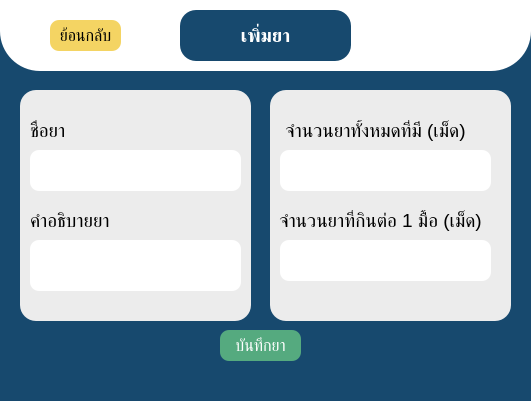
<?xml version="1.0" encoding="UTF-8"?>
<ui version="4.0">
 <class>Add_drug</class>
 <widget class="QMainWindow" name="Add_drug">
  <property name="geometry">
   <rect>
    <x>0</x>
    <y>0</y>
    <width>531</width>
    <height>401</height>
   </rect>
  </property>
  <property name="windowTitle">
   <string>เพิ่มยา</string>
  </property>
  <property name="styleSheet">
   <string notr="true">
background-color: rgb(23, 73, 110);</string>
  </property>
  <widget class="QWidget" name="centralwidget">
   <widget class="QFrame" name="frame">
    <property name="geometry">
     <rect>
      <x>0</x>
      <y>-60</y>
      <width>531</width>
      <height>131</height>
     </rect>
    </property>
    <property name="styleSheet">
     <string notr="true">border-radius: 40px;
background-color: rgb(255, 255, 255);</string>
    </property>
    <property name="frameShape">
     <enum>QFrame::StyledPanel</enum>
    </property>
    <property name="frameShadow">
     <enum>QFrame::Raised</enum>
    </property>
    <widget class="QLabel" name="label">
     <property name="geometry">
      <rect>
       <x>180</x>
       <y>70</y>
       <width>171</width>
       <height>51</height>
      </rect>
     </property>
     <property name="font">
      <font>
       <pointsize>14</pointsize>
       <weight>75</weight>
       <bold>true</bold>
      </font>
     </property>
     <property name="styleSheet">
      <string notr="true">border-radius: 16px;
color: rgb(255, 255, 255);
background-color: rgb(23, 73, 110);</string>
     </property>
     <property name="frameShape">
      <enum>QFrame::Box</enum>
     </property>
     <property name="lineWidth">
      <number>1</number>
     </property>
     <property name="text">
      <string>เพิ่มยา</string>
     </property>
     <property name="textFormat">
      <enum>Qt::AutoText</enum>
     </property>
     <property name="scaledContents">
      <bool>false</bool>
     </property>
     <property name="alignment">
      <set>Qt::AlignCenter</set>
     </property>
     <property name="wordWrap">
      <bool>true</bool>
     </property>
    </widget>
    <widget class="QPushButton" name="add_back_pushButton">
     <property name="geometry">
      <rect>
       <x>50</x>
       <y>80</y>
       <width>71</width>
       <height>31</height>
      </rect>
     </property>
     <property name="font">
      <font>
       <pointsize>12</pointsize>
      </font>
     </property>
     <property name="styleSheet">
      <string notr="true">border-radius: 9px;
color: rgb(0, 0, 0);
border-color:rgb(0, 0, 0);
background-color: rgb(244, 212, 99);</string>
     </property>
     <property name="text">
      <string>ย้อนกลับ</string>
     </property>
    </widget>
   </widget>
   <widget class="QFrame" name="frame_2">
    <property name="geometry">
     <rect>
      <x>20</x>
      <y>90</y>
      <width>231</width>
      <height>231</height>
     </rect>
    </property>
    <property name="styleSheet">
     <string notr="true">border-radius: 16px;
background-color: rgb(236, 236, 236);</string>
    </property>
    <property name="frameShape">
     <enum>QFrame::StyledPanel</enum>
    </property>
    <property name="frameShadow">
     <enum>QFrame::Raised</enum>
    </property>
    <widget class="QLabel" name="drugName_label">
     <property name="geometry">
      <rect>
       <x>10</x>
       <y>30</y>
       <width>101</width>
       <height>21</height>
      </rect>
     </property>
     <property name="font">
      <font>
       <pointsize>14</pointsize>
      </font>
     </property>
     <property name="text">
      <string>ชื่อยา</string>
     </property>
    </widget>
    <widget class="QTextEdit" name="textEdit">
     <property name="geometry">
      <rect>
       <x>10</x>
       <y>60</y>
       <width>211</width>
       <height>41</height>
      </rect>
     </property>
     <property name="font">
      <font>
       <pointsize>10</pointsize>
      </font>
     </property>
     <property name="styleSheet">
      <string notr="true">border-radius: 9px;
color: rgb(0, 0, 0);
border-color: rgb(0, 0, 0);
background-color: rgb(255, 255, 255);</string>
     </property>
     <property name="frameShape">
      <enum>QFrame::Box</enum>
     </property>
     <property name="frameShadow">
      <enum>QFrame::Plain</enum>
     </property>
    </widget>
    <widget class="QLabel" name="drugDescribe_label">
     <property name="geometry">
      <rect>
       <x>10</x>
       <y>120</y>
       <width>131</width>
       <height>21</height>
      </rect>
     </property>
     <property name="font">
      <font>
       <pointsize>14</pointsize>
      </font>
     </property>
     <property name="text">
      <string>คำอธิบายยา</string>
     </property>
    </widget>
    <widget class="QTextEdit" name="textEdit_2">
     <property name="geometry">
      <rect>
       <x>10</x>
       <y>150</y>
       <width>211</width>
       <height>51</height>
      </rect>
     </property>
     <property name="font">
      <font>
       <pointsize>10</pointsize>
      </font>
     </property>
     <property name="styleSheet">
      <string notr="true">border-radius: 9px;
color: rgb(0, 0, 0);
border-color: rgb(0, 0, 0);
background-color: rgb(255, 255, 255);</string>
     </property>
     <property name="frameShape">
      <enum>QFrame::Box</enum>
     </property>
     <property name="frameShadow">
      <enum>QFrame::Plain</enum>
     </property>
    </widget>
   </widget>
   <widget class="QFrame" name="frame_3">
    <property name="geometry">
     <rect>
      <x>270</x>
      <y>90</y>
      <width>241</width>
      <height>231</height>
     </rect>
    </property>
    <property name="styleSheet">
     <string notr="true">border-radius: 16px;
background-color: rgb(236, 236, 236);</string>
    </property>
    <property name="frameShape">
     <enum>QFrame::StyledPanel</enum>
    </property>
    <property name="frameShadow">
     <enum>QFrame::Raised</enum>
    </property>
    <widget class="QLabel" name="drugAll_label">
     <property name="geometry">
      <rect>
       <x>-20</x>
       <y>30</y>
       <width>251</width>
       <height>21</height>
      </rect>
     </property>
     <property name="font">
      <font>
       <pointsize>14</pointsize>
      </font>
     </property>
     <property name="text">
      <string>จำนวนยาทั้งหมดที่มี (เม็ด)</string>
     </property>
     <property name="alignment">
      <set>Qt::AlignCenter</set>
     </property>
    </widget>
    <widget class="QTextEdit" name="textEdit_3">
     <property name="geometry">
      <rect>
       <x>10</x>
       <y>60</y>
       <width>211</width>
       <height>41</height>
      </rect>
     </property>
     <property name="font">
      <font>
       <pointsize>10</pointsize>
      </font>
     </property>
     <property name="styleSheet">
      <string notr="true">border-radius: 9px;
color: rgb(0, 0, 0);
border-color: rgb(0, 0, 0);
background-color: rgb(255, 255, 255);</string>
     </property>
     <property name="frameShape">
      <enum>QFrame::Box</enum>
     </property>
     <property name="frameShadow">
      <enum>QFrame::Plain</enum>
     </property>
    </widget>
    <widget class="QLabel" name="drugOne_label">
     <property name="geometry">
      <rect>
       <x>-20</x>
       <y>120</y>
       <width>261</width>
       <height>21</height>
      </rect>
     </property>
     <property name="font">
      <font>
       <pointsize>14</pointsize>
      </font>
     </property>
     <property name="text">
      <string>จำนวนยาที่กินต่อ 1 มื้อ (เม็ด)</string>
     </property>
     <property name="alignment">
      <set>Qt::AlignCenter</set>
     </property>
    </widget>
    <widget class="QTextEdit" name="textEdit_4">
     <property name="geometry">
      <rect>
       <x>10</x>
       <y>150</y>
       <width>211</width>
       <height>41</height>
      </rect>
     </property>
     <property name="font">
      <font>
       <pointsize>10</pointsize>
      </font>
     </property>
     <property name="styleSheet">
      <string notr="true">border-radius: 9px;
color: rgb(0, 0, 0);
border-color: rgb(0, 0, 0);
background-color: rgb(255, 255, 255);</string>
     </property>
     <property name="frameShape">
      <enum>QFrame::Box</enum>
     </property>
     <property name="frameShadow">
      <enum>QFrame::Plain</enum>
     </property>
    </widget>
   </widget>
   <widget class="QPushButton" name="saveDrug_pushButton">
    <property name="geometry">
     <rect>
      <x>220</x>
      <y>330</y>
      <width>81</width>
      <height>31</height>
     </rect>
    </property>
    <property name="font">
     <font>
      <pointsize>12</pointsize>
     </font>
    </property>
    <property name="styleSheet">
     <string notr="true">border-radius: 9px;
color: rgb(255, 255, 255);
background-color: rgb(85, 170, 127);</string>
    </property>
    <property name="text">
     <string>บันทึกยา</string>
    </property>
   </widget>
  </widget>
 </widget>
 <resources/>
 <connections/>
</ui>
